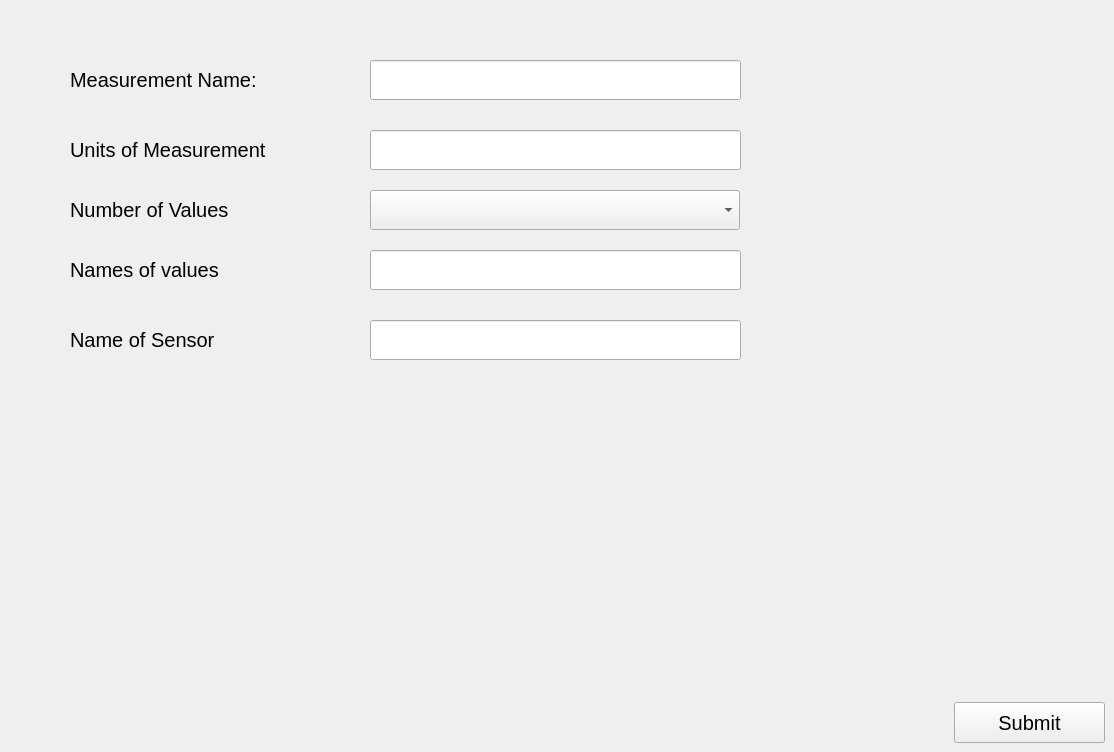
            <widget class="QWidget" name="add_sensor_page">
             <widget class="QLabel" name="label_12">
              <property name="geometry">
               <rect>
                <x>70</x>
                <y>60</y>
                <width>231</width>
                <height>40</height>
               </rect>
              </property>
              <property name="font">
               <font>
                <pointsize>15</pointsize>
               </font>
              </property>
              <property name="text">
               <string>Measurement Name:</string>
              </property>
             </widget>
             <widget class="QLineEdit" name="measurement_name_field">
              <property name="geometry">
               <rect>
                <x>370</x>
                <y>60</y>
                <width>371</width>
                <height>40</height>
               </rect>
              </property>
              <property name="font">
               <font>
                <pointsize>15</pointsize>
               </font>
              </property>
              <property name="text">
               <string/>
              </property>
             </widget>
             <widget class="QLabel" name="label_13">
              <property name="geometry">
               <rect>
                <x>70</x>
                <y>130</y>
                <width>231</width>
                <height>40</height>
               </rect>
              </property>
              <property name="font">
               <font>
                <pointsize>15</pointsize>
               </font>
              </property>
              <property name="text">
               <string>Units of Measurement</string>
              </property>
             </widget>
             <widget class="QLabel" name="label_14">
              <property name="geometry">
               <rect>
                <x>70</x>
                <y>190</y>
                <width>231</width>
                <height>40</height>
               </rect>
              </property>
              <property name="font">
               <font>
                <pointsize>15</pointsize>
               </font>
              </property>
              <property name="text">
               <string>Number of Values</string>
              </property>
             </widget>
             <widget class="QLabel" name="label_15">
              <property name="geometry">
               <rect>
                <x>70</x>
                <y>250</y>
                <width>231</width>
                <height>40</height>
               </rect>
              </property>
              <property name="font">
               <font>
                <pointsize>15</pointsize>
               </font>
              </property>
              <property name="text">
               <string>Names of values</string>
              </property>
             </widget>
             <widget class="QLabel" name="label_16">
              <property name="geometry">
               <rect>
                <x>70</x>
                <y>320</y>
                <width>231</width>
                <height>40</height>
               </rect>
              </property>
              <property name="font">
               <font>
                <pointsize>15</pointsize>
               </font>
              </property>
              <property name="text">
               <string>Name of Sensor</string>
              </property>
             </widget>
             <widget class="QLineEdit" name="units_of_measurement_field">
              <property name="geometry">
               <rect>
                <x>370</x>
                <y>130</y>
                <width>371</width>
                <height>40</height>
               </rect>
              </property>
              <property name="font">
               <font>
                <pointsize>15</pointsize>
               </font>
              </property>
              <property name="text">
               <string/>
              </property>
             </widget>
             <widget class="QLineEdit" name="names_of_values_field">
              <property name="geometry">
               <rect>
                <x>370</x>
                <y>250</y>
                <width>371</width>
                <height>40</height>
               </rect>
              </property>
              <property name="font">
               <font>
                <pointsize>15</pointsize>
               </font>
              </property>
              <property name="text">
               <string/>
              </property>
             </widget>
             <widget class="QLineEdit" name="name_of_sensor_field">
              <property name="geometry">
               <rect>
                <x>370</x>
                <y>320</y>
                <width>371</width>
                <height>40</height>
               </rect>
              </property>
              <property name="font">
               <font>
                <pointsize>15</pointsize>
               </font>
              </property>
              <property name="text">
               <string/>
              </property>
             </widget>
             <widget class="QComboBox" name="num_of_values_dropdown">
              <property name="geometry">
               <rect>
                <x>370</x>
                <y>190</y>
                <width>370</width>
                <height>40</height>
               </rect>
              </property>
              <property name="font">
               <font>
                <pointsize>15</pointsize>
               </font>
              </property>
             </widget>
             <widget class="QPushButton" name="submit_new_sensor">
              <property name="geometry">
               <rect>
                <x>954</x>
                <y>702</y>
                <width>151</width>
                <height>41</height>
               </rect>
              </property>
              <property name="font">
               <font>
                <pointsize>15</pointsize>
               </font>
              </property>
              <property name="text">
               <string>Submit</string>
              </property>
             </widget>
            </widget>
